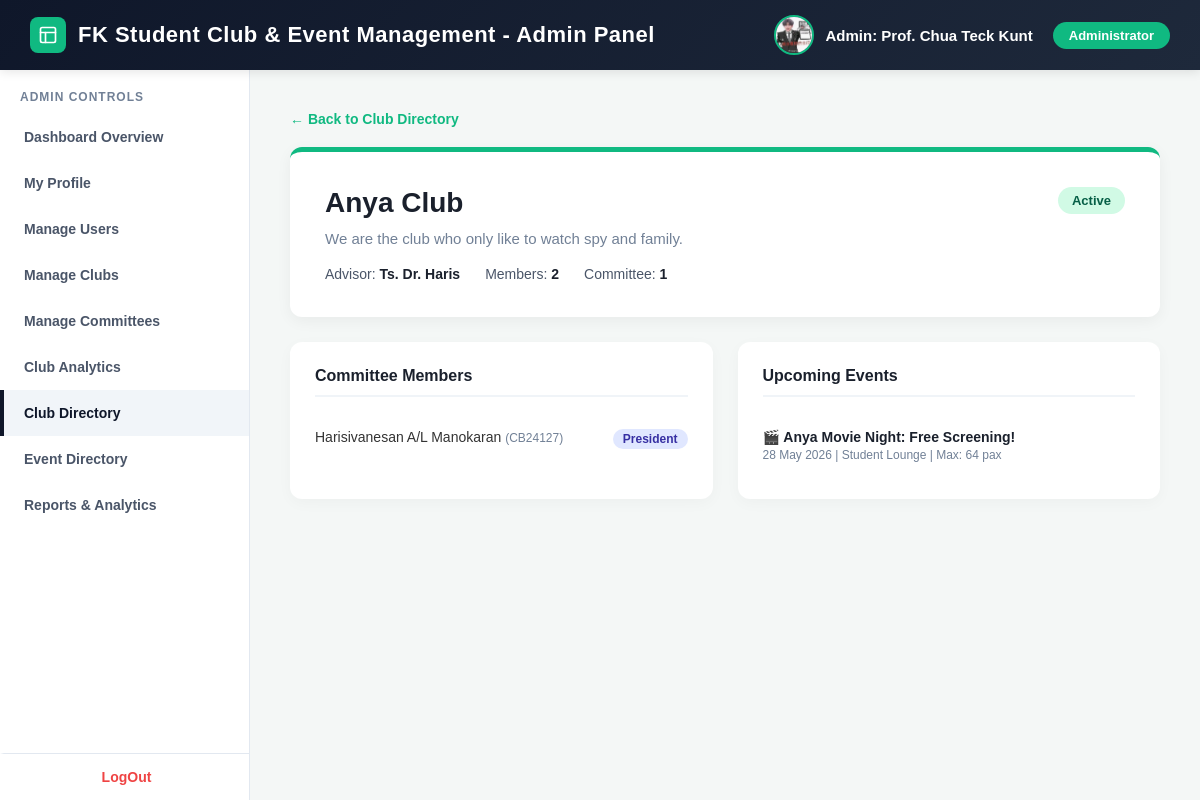
The page /admin/club_details.php?clubID=C002 (signed in) on the database its author committed.
### tables this page shows
CREATE TABLE `club` (
  `clubID` varchar(100) NOT NULL,
  `club_name` varchar(100) DEFAULT NULL,
  `club_desc` varchar(100) DEFAULT NULL,
  `userID` varchar(100) DEFAULT NULL,
  `club_operational_status` varchar(100) DEFAULT NULL,
  `club_photo` varchar(255) DEFAULT NULL
);

CREATE TABLE `membershiprole` (
  `roleID` varchar(100) NOT NULL,
  `m_role_desc` varchar(50) DEFAULT NULL
);

CREATE TABLE `students` (
  `userID` varchar(100) NOT NULL,
  `stu_ID` varchar(10) DEFAULT NULL,
  `stu_name` varchar(100) DEFAULT NULL,
  `stu_email` varchar(100) DEFAULT NULL,
  `stu_address` varchar(255) DEFAULT NULL,
  `stu_role` varchar(50) DEFAULT NULL,
  `stu_contact_no` varchar(15) DEFAULT NULL,
  `stu_profile_photo` varchar(255) DEFAULT NULL
);

CREATE TABLE `events` (
  `eventID` varchar(100) NOT NULL,
  `event_title` varchar(100) DEFAULT NULL,
  `event_desc` varchar(255) DEFAULT NULL,
  `event_date` date DEFAULT NULL,
  `event_time` time DEFAULT NULL,
  `event_venue` varchar(100) DEFAULT NULL,
  `event_max_participants` int DEFAULT NULL,
  `attendance_qr` varchar(100) DEFAULT NULL
);

### admin/admin_login_materials.php (called while the page is built, shortened)
<?php
require_once '../db_connection.php';
$userID = $_SESSION['userID'];
$username = $_SESSION['user_username'];
try {
    $sql_profile = "SELECT admin_name, admin_department, admin_position, admin_photo FROM administrator WHERE userID = '$userID'";
    $result_profile = mysqli_query($link, $sql_profile);
    if ($result_profile && mysqli_num_rows($result_profile) > 0) {
        $row = mysqli_fetch_assoc($result_profile);
        $admin_name = !empty($row['admin_name']) ? $row['admin_name'] : $username;
        $photo_path = !empty($row['admin_photo']) ? $row['admin_photo'] : "";
    }
} catch (Exception $e) {}
?>

### admin/club_details.php (the view, shortened to what this page needs)
<?php
require_once 'admin_login_materials.php';
$clubID = mysqli_real_escape_string($link, $_GET['clubID']);
$club = null;
$res = mysqli_query($link, "
    SELECT c.*, COALESCE(a.admin_name, s.stu_name, 'No Advisor') AS club_advisor_name
    FROM club c
    LEFT JOIN administrator a ON c.userID = a.userID
    LEFT JOIN students s      ON c.userID = s.userID
    WHERE c.clubID = '$clubID'
");
if ($res && $r = mysqli_fetch_assoc($res)) $club = $r;
$committee = [];
$res = mysqli_query($link, "
    SELECT mr.m_role_desc AS comm_position, s.stu_name, s.stu_ID
    FROM membership m
    JOIN membershiprole mr ON m.roleID = mr.roleID
    JOIN students s        ON m.userID = s.userID
    WHERE m.clubID = '$clubID'
    AND mr.m_role_desc IN ('President','Vice President','Secretary','Treasurer')
    ORDER BY FIELD(mr.m_role_desc,'President','Vice President','Secretary','Treasurer')
");
if ($res) while ($r = mysqli_fetch_assoc($res)) $committee[] = $r;
$member_count = 0;
$res = mysqli_query($link, "SELECT COUNT(*) AS cnt FROM membership WHERE clubID='$clubID'");
if ($res && $r = mysqli_fetch_assoc($res)) $member_count = $r['cnt'];
$events = [];
$res = mysqli_query($link, "
    SELECT DISTINCT e.*
    FROM events e
    JOIN committee cm  ON e.eventID  = cm.eventID
    JOIN membership m  ON cm.memberID = m.memberID
    WHERE m.clubID = '$clubID'
    ORDER BY e.event_date ASC
    LIMIT 5
");
if ($res) while ($r = mysqli_fetch_assoc($res)) $events[] = $r;
?>
<!DOCTYPE html>
<html lang="en">
<head>
</head>
<body>
    <?php include 'administrator_background.php'; ?>
    <div class="content-area">
        <a href="club_directory.php" class="back-link">← Back to Club Directory</a>
        <div class="club-header">
            <div class="club-header-left">
                <h1><?php echo htmlspecialchars($club['club_name']); ?></h1>
                <p><?php echo htmlspecialchars($club['club_desc']); ?></p>
                <div class="club-header-meta">
                    <div class="meta-item">Advisor: <strong><?php echo htmlspecialchars($club['club_advisor_name']); ?></strong></div>
                    <div class="meta-item">Members: <strong><?php echo $member_count; ?></strong></div>
                    <div class="meta-item">Committee: <strong><?php echo count($committee); ?></strong></div>
                </div>
            </div>
            <span class="status-badge <?php echo $club['club_operational_status']=='Active'?'status-active':'status-inactive'; ?>">
                <?php echo htmlspecialchars($club['club_operational_status']); ?>
            </span>
        </div>
        <div class="two-col">
            <div class="section-card">
                <div class="section-title">Committee Members</div>
                <?php if (count($committee) > 0): ?>
                    <ul class="committee-list">
                        <?php foreach ($committee as $cm): ?>
                            <li>
                                <span><?php echo htmlspecialchars($cm['stu_name']); ?> <span style="color:#718096;font-size:12px;">(<?php echo htmlspecialchars($cm['stu_ID']); ?>)</span></span>
                                <span class="position-tag"><?php echo htmlspecialchars($cm['comm_position']); ?></span>
                            </li>
                        <?php endforeach; ?>
                    </ul>
                <?php else: ?>
                    <p class="empty-msg">No committee members assigned yet.</p>
                <?php endif; ?>
            </div>
            <div class="section-card">
                <div class="section-title">Upcoming Events</div>
                <?php if (count($events) > 0): ?>
                    <ul class="event-list">
                        <?php foreach ($events as $ev): ?>
                            <li>
                                <div class="event-title"><?php echo htmlspecialchars($ev['event_title']); ?></div>
                                <div class="event-meta">
                                    <?php echo date('d M Y', strtotime($ev['event_date'])); ?> |
                                    <?php echo htmlspecialchars($ev['event_venue']); ?> |
                                    Max: <?php echo $ev['event_max_participants']; ?> pax
                                </div>
                            </li>
                        <?php endforeach; ?>
                    </ul>
                <?php else: ?>
                    <p class="empty-msg">No upcoming events for this club.</p>
                <?php endif; ?>
            </div>
        </div>
    </div>
</div>
</body>
</html>

### admin/administrator_background.php (shortened to what this page needs)
<?php
$current_page = basename($_SERVER['PHP_SELF']);
?>
<div class="top-bar">
    <div class="system-title">
        <div class="system-logo">
        </div>
        FK Student Club & Event Management - Admin Panel
    </div>
    <div class="user-profile-section">
        <div class="profile-group">
            <div class="top-bar-photo">
                <?php if (!empty($photo_path)): ?>
                    <img src="<?php echo htmlspecialchars($photo_path); ?>" alt="Profile" style="width: 100%; height: 100%; object-fit: cover;">
                <?php else: ?>
                    <?php echo strtoupper(substr($admin_name, 0, 1)); ?>
                <?php endif; ?>
            </div>
            <div class="welcome-text">Admin: <?php echo isset($admin_name) ? $admin_name : $_SESSION['user_username']; ?></div>
        </div>
        <div class="role-badge">Administrator</div>
    </div>
</div>
<div class="main-layout">
    <div class="sidebar">
        <div class="sidebar-title">Admin Controls</div>
        <a href="administrator_dashboard.php" class="<?= ($current_page == 'administrator_dashboard.php') ? 'active' : '' ?>">Dashboard Overview</a>
        <a href="admin_profile.php" class="<?= ($current_page == 'admin_profile.php') ? 'active' : '' ?>">My Profile</a>
        <a href="manage_users.php" class="<?= ($current_page == 'manage_users.php') ? 'active' : '' ?>">Manage Users</a>
        <a href="manage_clubs.php" class="<?= ($current_page == 'manage_clubs.php' || $current_page == 'create_club.php') ? 'active' : '' ?>">Manage Clubs</a>
        <a href="manage_committees.php" class="<?= ($current_page == 'manage_committees.php' || $current_page == 'comdetails.php') ? 'active' : '' ?>">Manage Committees</a>
        <a href="club_dashboard.php" class="<?= ($current_page == 'club_dashboard.php') ? 'active' : '' ?>">Club Analytics</a>
        <a href="club_directory.php" class="<?= ($current_page == 'club_directory.php' || $current_page == 'club_details.php') ? 'active' : '' ?>">Club Directory</a>
        <a href="event_directory.php" class="<?= ($current_page == 'event_directory.php' || $current_page == 'engagement_trend.php' || $current_page == 'capacity_control.php') ? 'active' : '' ?>">Event Directory</a>
        <a href="system_reports.php" class="<?= ($current_page == 'system_reports.php' || $current_page == 'participation_and_attendance_dashboard.php') ? 'active' : '' ?>">Reports & Analytics</a>
        <a href="../logout.php" class="logout-btn">LogOut</a>
    </div>

### admin/club_details.php (style rules this page uses)
.back-link { color: #10b981; text-decoration: none; font-size: 14px; font-weight: bold; display: inline-flex; align-items: center; gap: 5px; margin-bottom: 20px; }
.club-header { background: white; border-radius: 12px; padding: 35px; box-shadow: 0 4px 15px rgba(0,0,0,0.05); margin-bottom: 25px; border-top: 5px solid #10b981; display: flex; justify-content: space-between; align-items: flex-start; }
.club-header-left h1 { font-size: 28px; color: #1a202c; margin-bottom: 8px; }
.club-header-left p { color: #718096; font-size: 15px; line-height: 1.6; max-width: 600px; }
.club-header-meta { margin-top: 15px; display: flex; gap: 25px; }
.meta-item { font-size: 14px; color: #4a5568; }
.meta-item strong { color: #1a202c; }
.status-badge { display: inline-block; padding: 6px 14px; border-radius: 20px; font-size: 13px; font-weight: bold; }
.status-active { background-color: #d1fae5; color: #065f46; }
.two-col { display: grid; grid-template-columns: 1fr 1fr; gap: 25px; }
.section-card { background: white; border-radius: 12px; padding: 25px; box-shadow: 0 4px 15px rgba(0,0,0,0.03); }
.section-title { font-size: 16px; font-weight: bold; color: #1a202c; margin-bottom: 20px; padding-bottom: 10px; border-bottom: 2px solid #f0f4f8; }
.committee-list { list-style: none; }
.committee-list li { display: flex; justify-content: space-between; padding: 12px 0; border-bottom: 1px solid #f0f4f8; font-size: 14px; }
.committee-list li:last-child { border-bottom: none; }
.position-tag { background-color: #e0e7ff; color: #3730a3; padding: 3px 10px; border-radius: 12px; font-size: 12px; font-weight: bold; }
.event-list { list-style: none; }
.event-list li { padding: 12px 0; border-bottom: 1px solid #f0f4f8; }
.event-list li:last-child { border-bottom: none; }
.event-title { font-size: 14px; font-weight: bold; color: #1a202c; }
.event-meta { font-size: 12px; color: #718096; margin-top: 3px; }

### admin/administrator_background.php (style rules this page uses)
* { margin: 0; padding: 0; box-sizing: border-box; font-family: Arial, Helvetica, sans-serif; }
body { display: flex; flex-direction: column; height: 100vh; background-color: #f4f7f6; color: #333; }
.top-bar { background: linear-gradient(135deg, #0f172a 0%, #1e293b 100%); color: white; padding: 15px 30px; display: flex; justify-content: space-between; align-items: center; box-shadow: 0 2px 10px rgba(0,0,0,0.1); z-index: 10; }
.system-title { font-size: 22px; font-weight: bold; letter-spacing: 0.5px; display: flex; align-items: center; gap: 12px; }
.system-logo { width: 36px; height: 36px; background-color: #10b981; color: white; border-radius: 8px; display: flex; justify-content: center; align-items: center; }
.user-profile-section { display: flex; align-items: center; gap: 20px; }
.profile-group { display: flex; align-items: center; gap: 12px; }
.top-bar-photo { width: 40px; height: 40px; background-color: #334155; border-radius: 50%; border: 2px solid #10b981; display: flex; justify-content: center; align-items: center; overflow: hidden; font-size: 14px; font-weight: bold; color: white; }
.welcome-text { font-size: 15px; font-weight: bold; }
.role-badge { background-color: #10b981; padding: 6px 16px; border-radius: 20px; font-size: 13px; font-weight: bold; color: white; }
.main-layout { display: flex; flex: 1; overflow: hidden; }
.sidebar { width: 250px; background-color: white; border-right: 1px solid #e2e8f0; padding-top: 20px; display: flex; flex-direction: column; flex-shrink: 0; }
.sidebar-title { padding: 0 20px 10px 20px; font-size: 12px; text-transform: uppercase; color: #718096; font-weight: bold; letter-spacing: 1px; }
.sidebar a { padding: 15px 20px; color: #4a5568; text-decoration: none; font-weight: bold; font-size: 14px; border-left: 4px solid transparent; transition: all 0.3s; }
.sidebar a.active { background-color: #f1f5f9; color: #0f172a; border-left: 4px solid #0f172a; }
.logout-btn { margin-top: auto; border-top: 1px solid #e2e8f0; color: #ef4444 !important; text-align: center; }
.content-area { flex: 1; padding: 40px; overflow-y: auto; }

### rows shown on the page
club: club_name "Anya Club", club_desc "We are the club who only like to watch spy and family.", club_operational_status "Active"
membershiprole: students.stu_name "Harisivanesan A/L Manokaran", students.stu_ID "CB24127", m_role_desc "President"
events: event_title "🎬 Anya Movie Night: Free Screening!", event_date "28 May 2026", event_venue "Student Lounge", event_max_participants "64"

### other values the page prints
$admin_name "Prof. Chua Teck Kunt"
$club['club_advisor_name'] "Ts. Dr. Haris"
$member_count "2"
count($committee) "1"
